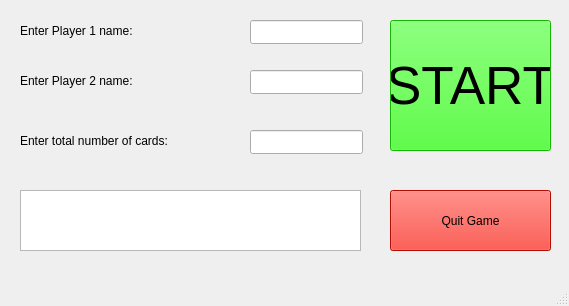
<?xml version="1.0" encoding="UTF-8"?>
<ui version="4.0">
 <class>MainWindow</class>
 <widget class="QMainWindow" name="MainWindow">
  <property name="geometry">
   <rect>
    <x>0</x>
    <y>0</y>
    <width>569</width>
    <height>306</height>
   </rect>
  </property>
  <property name="windowTitle">
   <string>MainWindow</string>
  </property>
  <widget class="QWidget" name="centralwidget">
   <widget class="QLabel" name="label">
    <property name="geometry">
     <rect>
      <x>20</x>
      <y>20</y>
      <width>191</width>
      <height>21</height>
     </rect>
    </property>
    <property name="text">
     <string>Enter Player 1 name:</string>
    </property>
   </widget>
   <widget class="QLabel" name="label_2">
    <property name="geometry">
     <rect>
      <x>20</x>
      <y>70</y>
      <width>191</width>
      <height>21</height>
     </rect>
    </property>
    <property name="text">
     <string>Enter Player 2 name:</string>
    </property>
   </widget>
   <widget class="QLabel" name="label_3">
    <property name="geometry">
     <rect>
      <x>20</x>
      <y>130</y>
      <width>191</width>
      <height>21</height>
     </rect>
    </property>
    <property name="text">
     <string>Enter total number of cards:</string>
    </property>
   </widget>
   <widget class="QPushButton" name="start_button">
    <property name="geometry">
     <rect>
      <x>390</x>
      <y>20</y>
      <width>161</width>
      <height>131</height>
     </rect>
    </property>
    <property name="font">
     <font>
      <pointsize>40</pointsize>
     </font>
    </property>
    <property name="styleSheet">
     <string notr="true">background-color: rgb(27, 255, 0);
border-color: qlineargradient(spread:pad, x1:0, y1:0, x2:1, y2:0, stop:0 rgba(0, 0, 0, 255), stop:1 rgba(255, 255, 255, 255));</string>
    </property>
    <property name="text">
     <string>START</string>
    </property>
   </widget>
   <widget class="QTextBrowser" name="text_browser">
    <property name="geometry">
     <rect>
      <x>20</x>
      <y>190</y>
      <width>341</width>
      <height>61</height>
     </rect>
    </property>
   </widget>
   <widget class="QLineEdit" name="player1">
    <property name="geometry">
     <rect>
      <x>250</x>
      <y>20</y>
      <width>113</width>
      <height>24</height>
     </rect>
    </property>
   </widget>
   <widget class="QLineEdit" name="player2">
    <property name="geometry">
     <rect>
      <x>250</x>
      <y>70</y>
      <width>113</width>
      <height>24</height>
     </rect>
    </property>
   </widget>
   <widget class="QLineEdit" name="card_number">
    <property name="geometry">
     <rect>
      <x>250</x>
      <y>130</y>
      <width>113</width>
      <height>24</height>
     </rect>
    </property>
   </widget>
   <widget class="QPushButton" name="quit_button">
    <property name="geometry">
     <rect>
      <x>390</x>
      <y>190</y>
      <width>161</width>
      <height>61</height>
     </rect>
    </property>
    <property name="styleSheet">
     <string notr="true">background-color: rgb(255, 16, 0);
border-color: qradialgradient(spread:pad, cx:0.5, cy:0.5, radius:0.5, fx:0.5, fy:0.5, stop:0 rgba(0, 0, 0, 0), stop:0.52 rgba(0, 0, 0, 0), stop:0.565 rgba(82, 121, 76, 33), stop:0.65 rgba(159, 235, 148, 64), stop:0.721925 rgba(255, 238, 150, 129), stop:0.77 rgba(255, 128, 128, 204), stop:0.89 rgba(191, 128, 255, 64), stop:1 rgba(0, 0, 0, 0));</string>
    </property>
    <property name="text">
     <string>Quit Game</string>
    </property>
   </widget>
  </widget>
  <widget class="QStatusBar" name="statusbar"/>
 </widget>
 <resources/>
 <connections>
  <connection>
   <sender>quit_button</sender>
   <signal>clicked()</signal>
   <receiver>MainWindow</receiver>
   <slot>close()</slot>
   <hints>
    <hint type="sourcelabel">
     <x>514</x>
     <y>233</y>
    </hint>
    <hint type="destinationlabel">
     <x>546</x>
     <y>190</y>
    </hint>
   </hints>
  </connection>
 </connections>
</ui>
